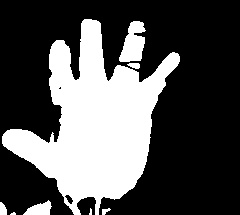
#> input picture dataset/4.jpg, 240 x 215 px
$ jupyter execute --allow-errors Untitled.ipynb
#> lines starting #> are read from the running program, lines starting #| are printed output that depends on the picture
[cell 1]
from sklearn.neural_network import MLPClassifier
import numpy as np
import cv2
from sklearn.decomposition import PCA
from sklearn.model_selection import train_test_split

## Data Preparation

[cell 2]
img = np.asarray(cv2.imread("dataset/4.jpg", cv2.IMREAD_GRAYSCALE))
#> img is the input picture: shape (215, 240); min 0, max 255, mean 82.9
print(img.shape)
#| (215, 240)
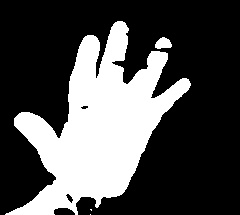
#> input picture dataset/1.jpg, 240 x 215 px
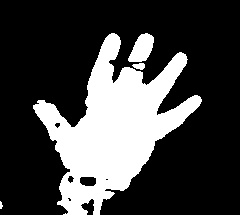
#> input picture dataset/100.jpg, 240 x 215 px
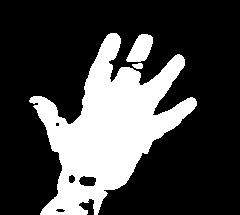
#> input picture dataset/101.jpg, 240 x 215 px

#> (a cell that did not finish here is left out)
